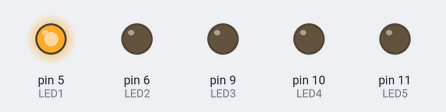
This sketch was run on a simulated Arduino Uno, built with avr-gcc and run on an emulated ATmega328P. Shown: output pins drawn as LEDs (lit = HIGH).

Above: at 1.0 s.
At 5.0 s:
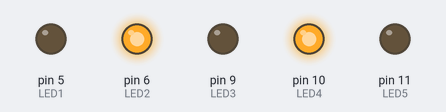
At 7.0 s:
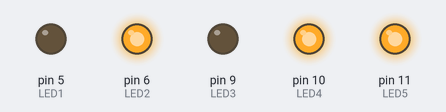
At 9.0 s:
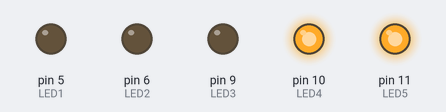
At 13.0 s:
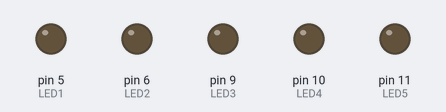
At 17.0 s:
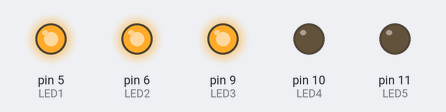
Timing chart, 0 to 18.2 s (numbered marks = the images above):
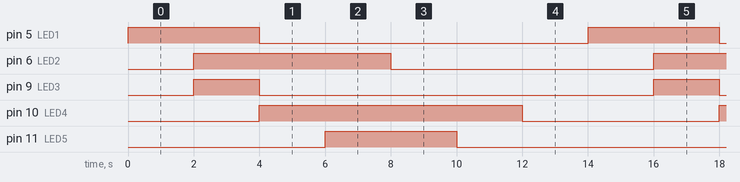

Measured:
- by itself, pin 5 (LED1), pin 11 (LED5): alternates HIGH for 4.0 s and LOW for 10.0 s
- by itself, pin 6 (LED2): alternates HIGH for 6.0 s and LOW for 8.0 s
- by itself, pin 9 (LED3): alternates HIGH for 2.0 s and LOW for 12.0 s
- by itself, pin 10 (LED4): alternates HIGH for 8.0 s and LOW for 6.0 s

The sketch:

FiveLEDs.ino
```cpp
const int LED1 = 5;
const int LED2 = 6;
const int LED3 = 9;
const int LED4 = 10;
const int LED5 = 11;


// the setup function runs once when you press reset or power the board
void setup() {
  // initialize digital pin LED_BUILTIN as an output.
  pinMode(LED1, OUTPUT);
  pinMode(LED2, OUTPUT);
  pinMode(LED3, OUTPUT);
  pinMode(LED4, OUTPUT);
  pinMode(LED5, OUTPUT);
}

// the loop function runs over and over again forever
void loop() {
  digitalWrite(LED1, HIGH);
  delay(2000);
  digitalWrite(LED2, HIGH);
  digitalWrite(LED3, HIGH);
  delay(2000);
  digitalWrite(LED1, LOW);
  digitalWrite(LED3, LOW);
  digitalWrite(LED4, HIGH);
  delay(2000);
  digitalWrite(LED5, HIGH);
  delay(2000);
  digitalWrite(LED2, LOW);
  delay(2000);
  digitalWrite(LED5, LOW);
  delay(2000);
  digitalWrite(LED4, LOW);
  delay(2000);
}
```
